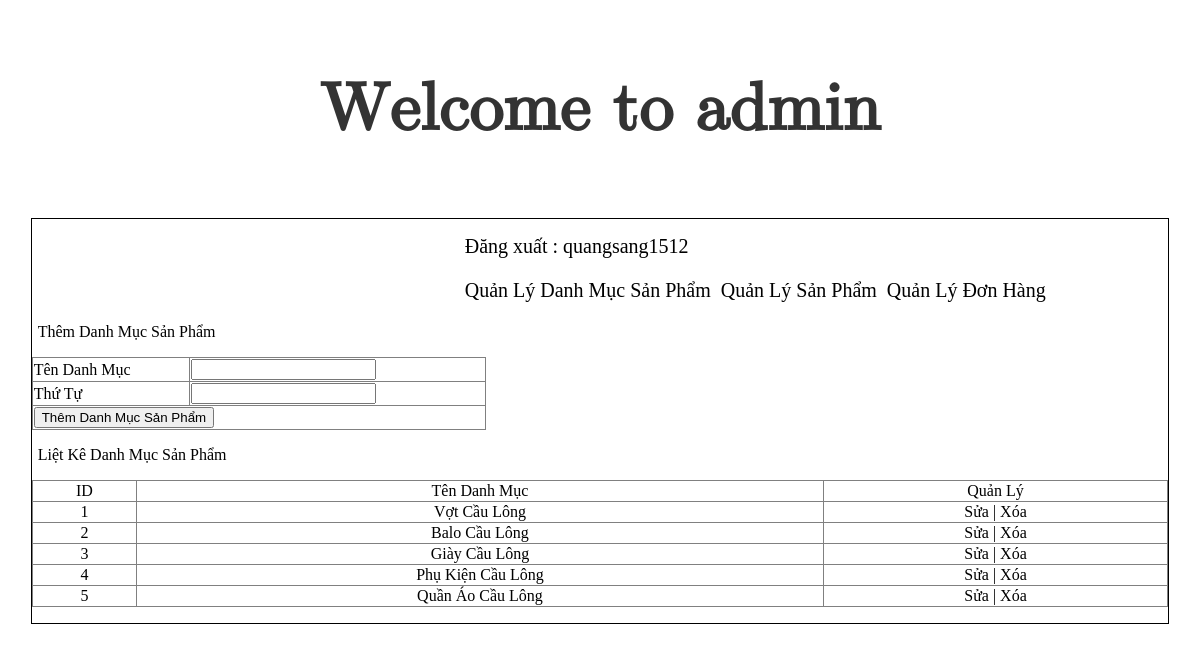
Page /admin/index.php?action=quanlydanhmucsanpham&query=them (signed in) on the committed database.
### tables this page shows
CREATE TABLE `danh_muc` (
  `id` int(11) NOT NULL,
  `name` varchar(100) NOT NULL,
  `thutu` int(11) NOT NULL
);

### admin/modules/quanlyDMSP/lietke.php (the view)
<?php
    $sql_lietke = "SELECT * FROM danh_muc order by thutu";
    $query_lietke = mysqli_query($conn,$sql_lietke);
?>
<p style="margin-left:6px">Liệt Kê Danh Mục Sản Phẩm</p>
<table border="1" width="100%" style="border-collapse: collapse;text-align: center">
  <tr>
    <td>ID</td>
    <td>Tên Danh Mục</td>
    <td>Quản Lý</td>
  </tr>
  <?php
  $i = 0;
  while($row = mysqli_fetch_array($query_lietke)){
    $i++;
  ?>
  <tr class="danhmuc_sp">
    <td><?php echo $i ?></td>
    <td><?php echo $row['name'] ?></td>
    <td>
        <a href="?action=quanlydanhmucsanpham&query=sua&id=<?php echo $row['id'] ?>">Sửa</a> | <a href="modules/quanlyDMSP/xuly.php?id=<?php echo $row['id'] ?>">Xóa</a>
    </td>
  </tr>
  <?php
  }
  ?>
</table>

### admin/css/style_admin.css (style rules this page uses)
.danhmuc_sp td a { text-decoration: none; color: black; }

### rows in the picture
danh_muc: name "Vợt Cầu Lông"
danh_muc: name "Balo Cầu Lông"
danh_muc: name "Giày Cầu Lông"
danh_muc: name "Phụ Kiện Cầu Lông"
danh_muc: name "Quần Áo Cầu Lông"

### other values in the picture
$_SESSION['login'] "quangsang1512"
